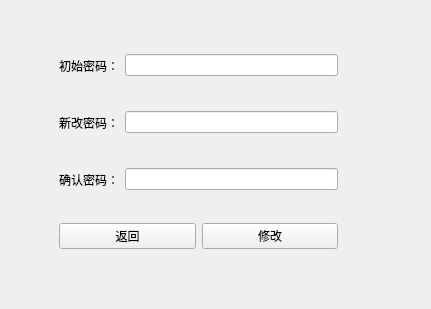
<?xml version="1.0" encoding="UTF-8"?>
<ui version="4.0">
 <class>StudentSelfModifyPassword</class>
 <widget class="QWidget" name="StudentSelfModifyPassword">
  <property name="geometry">
   <rect>
    <x>0</x>
    <y>0</y>
    <width>431</width>
    <height>309</height>
   </rect>
  </property>
  <property name="windowTitle">
   <string>Form</string>
  </property>
  <widget class="QWidget" name="widget_5" native="true">
   <property name="geometry">
    <rect>
     <x>50</x>
     <y>40</y>
     <width>297</width>
     <height>222</height>
    </rect>
   </property>
   <layout class="QVBoxLayout" name="verticalLayout">
    <item>
     <widget class="QWidget" name="widget" native="true">
      <layout class="QHBoxLayout" name="horizontalLayout">
       <item>
        <widget class="QLabel" name="label">
         <property name="text">
          <string>初始密码：</string>
         </property>
        </widget>
       </item>
       <item>
        <widget class="QLineEdit" name="lineEdit_oldPass">
         <property name="echoMode">
          <enum>QLineEdit::PasswordEchoOnEdit</enum>
         </property>
        </widget>
       </item>
      </layout>
     </widget>
    </item>
    <item>
     <widget class="QWidget" name="widget_2" native="true">
      <layout class="QHBoxLayout" name="horizontalLayout_2">
       <item>
        <widget class="QLabel" name="label_2">
         <property name="text">
          <string>新改密码：</string>
         </property>
        </widget>
       </item>
       <item>
        <widget class="QLineEdit" name="lineEdit_newPass">
         <property name="echoMode">
          <enum>QLineEdit::PasswordEchoOnEdit</enum>
         </property>
        </widget>
       </item>
      </layout>
     </widget>
    </item>
    <item>
     <widget class="QWidget" name="widget_3" native="true">
      <layout class="QHBoxLayout" name="horizontalLayout_3">
       <item>
        <widget class="QLabel" name="label_3">
         <property name="text">
          <string>确认密码：</string>
         </property>
        </widget>
       </item>
       <item>
        <widget class="QLineEdit" name="lineEdit_againPass">
         <property name="echoMode">
          <enum>QLineEdit::PasswordEchoOnEdit</enum>
         </property>
        </widget>
       </item>
      </layout>
     </widget>
    </item>
    <item>
     <widget class="QWidget" name="widget_4" native="true">
      <layout class="QHBoxLayout" name="horizontalLayout_4">
       <item>
        <widget class="QPushButton" name="pushButton_back">
         <property name="text">
          <string>返回</string>
         </property>
        </widget>
       </item>
       <item>
        <widget class="QPushButton" name="pushButton_modifyPass">
         <property name="text">
          <string>修改</string>
         </property>
        </widget>
       </item>
      </layout>
     </widget>
    </item>
   </layout>
  </widget>
 </widget>
 <resources/>
 <connections/>
</ui>
